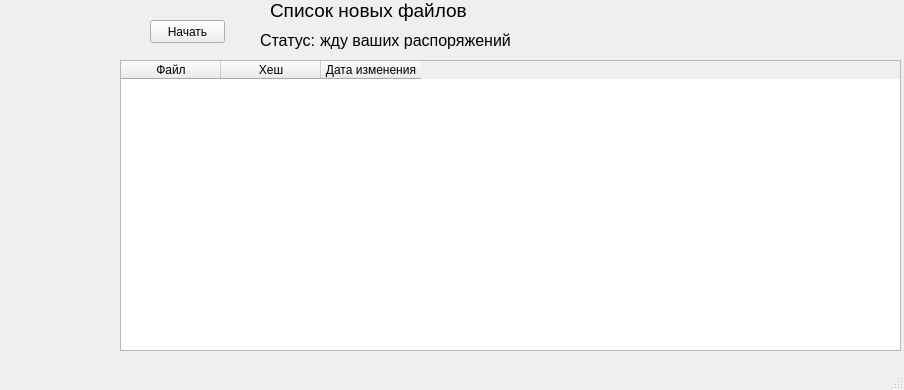
<?xml version="1.0" encoding="UTF-8"?>
<ui version="4.0">
 <class>MainWindow</class>
 <widget class="QMainWindow" name="MainWindow">
  <property name="windowModality">
   <enum>Qt::ApplicationModal</enum>
  </property>
  <property name="geometry">
   <rect>
    <x>0</x>
    <y>0</y>
    <width>904</width>
    <height>390</height>
   </rect>
  </property>
  <property name="windowTitle">
   <string>Поиск новых файлов - Cat Guardian</string>
  </property>
  <widget class="QWidget" name="centralwidget">
   <widget class="QLabel" name="label_4">
    <property name="geometry">
     <rect>
      <x>270</x>
      <y>0</y>
      <width>221</width>
      <height>21</height>
     </rect>
    </property>
    <property name="font">
     <font>
      <family>Arial</family>
      <pointsize>14</pointsize>
     </font>
    </property>
    <property name="text">
     <string>Список новых файлов</string>
    </property>
   </widget>
   <widget class="QLabel" name="label_6">
    <property name="geometry">
     <rect>
      <x>260</x>
      <y>30</y>
      <width>61</width>
      <height>21</height>
     </rect>
    </property>
    <property name="font">
     <font>
      <family>Arial</family>
      <pointsize>12</pointsize>
     </font>
    </property>
    <property name="text">
     <string>Статус:</string>
    </property>
   </widget>
   <widget class="QLabel" name="label_7">
    <property name="geometry">
     <rect>
      <x>320</x>
      <y>30</y>
      <width>331</width>
      <height>21</height>
     </rect>
    </property>
    <property name="font">
     <font>
      <family>Arial</family>
      <pointsize>12</pointsize>
     </font>
    </property>
    <property name="text">
     <string>жду ваших распоряжений</string>
    </property>
   </widget>
   <widget class="QTableWidget" name="tbNewFiles">
    <property name="geometry">
     <rect>
      <x>120</x>
      <y>60</y>
      <width>781</width>
      <height>291</height>
     </rect>
    </property>
    <property name="sizeAdjustPolicy">
     <enum>QAbstractScrollArea::AdjustToContents</enum>
    </property>
    <property name="sortingEnabled">
     <bool>true</bool>
    </property>
    <property name="wordWrap">
     <bool>false</bool>
    </property>
    <attribute name="verticalHeaderStretchLastSection">
     <bool>true</bool>
    </attribute>
    <column>
     <property name="text">
      <string>Файл</string>
     </property>
    </column>
    <column>
     <property name="text">
      <string>Хеш</string>
     </property>
    </column>
    <column>
     <property name="text">
      <string>Дата изменения</string>
     </property>
    </column>
   </widget>
   <widget class="QLabel" name="label_8">
    <property name="geometry">
     <rect>
      <x>-20</x>
      <y>30</y>
      <width>161</width>
      <height>301</height>
     </rect>
    </property>
    <property name="font">
     <font>
      <family>Arial</family>
      <pointsize>12</pointsize>
     </font>
    </property>
    <property name="text">
     <string/>
    </property>
    <property name="pixmap">
     <pixmap>ui/image/4.png</pixmap>
    </property>
    <property name="scaledContents">
     <bool>true</bool>
    </property>
   </widget>
   <widget class="QPushButton" name="pbStart">
    <property name="geometry">
     <rect>
      <x>150</x>
      <y>20</y>
      <width>75</width>
      <height>23</height>
     </rect>
    </property>
    <property name="text">
     <string>Начать</string>
    </property>
   </widget>
  </widget>
  <widget class="QMenuBar" name="menubar">
   <property name="geometry">
    <rect>
     <x>0</x>
     <y>0</y>
     <width>904</width>
     <height>21</height>
    </rect>
   </property>
  </widget>
  <widget class="QStatusBar" name="statusbar"/>
 </widget>
 <resources/>
 <connections/>
</ui>
